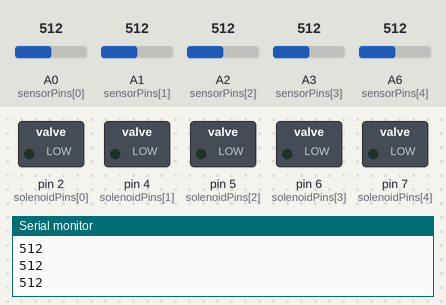
Bench run of a sketch on a simulated Arduino Nano, built with avr-gcc and run on an emulated ATmega328P. On the bench: switched loads named in the sketch (green lamp = pin HIGH), the last lines printed to the serial monitor. Dashed ring = blinking. The inputs (shaded band) are chosen by the test bench; at power-on: A0 (sensorPins[0]) = 512, A1 (sensorPins[1]) = 512, A2 (sensorPins[2]) = 512, A3 (sensorPins[3]) = 512, A6 (sensorPins[4]) = 512.

Above: at 1.2 s.
1.3 s: A0 (sensorPins[0]) set to 110
3.0 s: A0 (sensorPins[0]) set to 91
At 3.6 s:
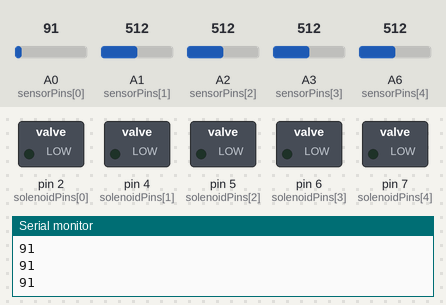
6.0 s: A1 (sensorPins[1]) set to 109
9.0 s: A1 (sensorPins[1]) set to 91
At 9.93 s:
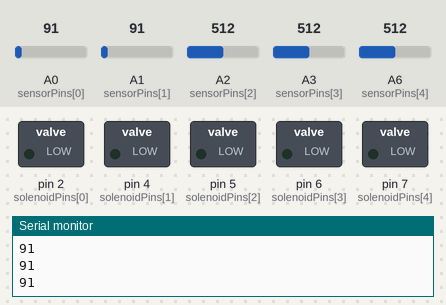
12.0 s: A2 (sensorPins[2]) set to 105
15.0 s: A2 (sensorPins[2]) set to 93
At 16.1 s:
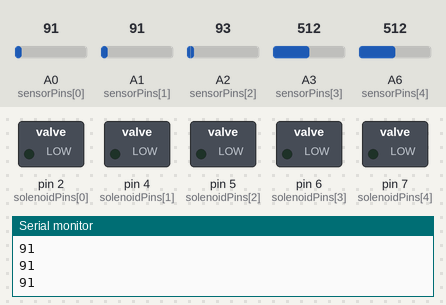
Timing chart, 0 to 19.0 s (numbered marks = the images above; inputs shaded):
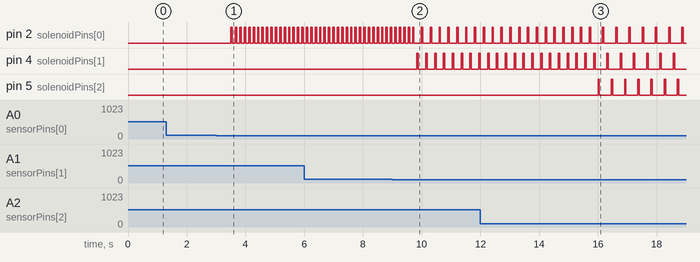

Measured:
- the behaviour switches between 100 and 99 on A0 (sensorPins[0]) (found by bisection; images 0 and 1)
- the behaviour switches between 100 and 99 on A1 (sensorPins[1]) (found by bisection; images 1 and 2)
- the behaviour switches between 100 and 99 on A2 (sensorPins[2]) (found by bisection; images 2 and 3)
- after the input at 3.0 s, pin 2 (solenoidPins[0]): alternates HIGH for 0.05 s and LOW for 0.10 s, starting after 0.50 s
- after the input at 9.0 s, pin 4 (solenoidPins[1]): alternates HIGH for 0.05 s and LOW for 0.25 s, starting after 0.84 s
- after the input at 15.0 s, pin 5 (solenoidPins[2]): alternates HIGH for 0.05 s and LOW for 0.40 s, starting after 1.0 s

The sketch:

useless_candles.ino
```cpp
const char sensorPins[] = {
  A0, A1, A2, A3, A6
};

int sensorStatus[] = {
  1,1,1,1,1
};

unsigned long lastLowDetectedAt[] = {
  0, 0, 0, 0, 0
};

const int solenoidPins[] = {
  2, 4, 5, 6, 7
};

const int pinCount = 5;
const int threshold = 100;
const int popcornDelay = 500;
int lastCount = 0;
int timeCovered = 0;
bool awaitingPopcorn = false;

void setup() {
  for (int thisPin = 0; thisPin < pinCount; thisPin++) {
    pinMode(sensorPins[thisPin], INPUT);
    pinMode(solenoidPins[thisPin], OUTPUT);
  }

  Serial.begin(9600);
}

int countCandles() {
  int count = 0;
  for (int i = 0; i < pinCount; i++) {
    if (sensorStatus[i] == LOW) {
      count++;
    }
  }
  return count;
}

void popcorn() {
  for (int i = 0; i < pinCount; i++) {
    pop(i);
  }
}

void pop(int index) {
  digitalWrite(solenoidPins[index], HIGH);
  delay(50);
  digitalWrite(solenoidPins[index], LOW);
  delay(100); // Delay required to ensure not all solenoids go off at once, pulling too much power
}

void loop() {
  unsigned long currentTime = millis();
  // Run through the pins and send pin index to serial if change is seen
  Serial.println(analogRead(sensorPins[0]));
  for (int pinIndex = 0; pinIndex < pinCount; pinIndex++) {
    int pinReading = analogRead(sensorPins[pinIndex]);
    int lastStatus = sensorStatus[pinIndex];
    // I could probably mix these two if statements, but it's harder to read that way
    if ((pinReading < threshold) && (lastStatus == HIGH)) { //cross threshold down, YES candle detected
      // Serial.write(pinIndex);
      sensorStatus[pinIndex] = !sensorStatus[pinIndex];
      lastLowDetectedAt[pinIndex] = currentTime;
    } else if ((pinReading > threshold) && (lastStatus == LOW)) { //cross threshold up, NO candle detected
      // Serial.write(pinIndex);
      sensorStatus[pinIndex] = !sensorStatus[pinIndex];
    }
  }

  for (int pinIndex = 0; pinIndex < pinCount; pinIndex++) {
    int status = sensorStatus[pinIndex];
    unsigned long lowTimeStamp = lastLowDetectedAt[pinIndex];

    if ((status == LOW) && (currentTime > (lowTimeStamp + popcornDelay))) {
      pop(pinIndex);
    }
  }
}
```
